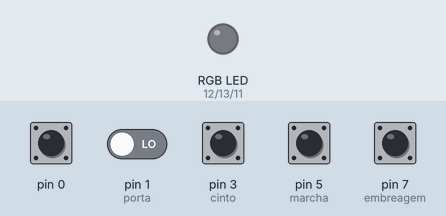
This sketch was run on a simulated Arduino Uno, built with avr-gcc and run on an emulated ATmega328P. On the bench: an RGB LED mixed from three pins (HIGH = lit). The test bench sets the inputs (shaded band); at power-on: pin 3 (cinto), pin 5 (marcha), pin 7 (embreagem) HIGH, pin 0, pin 1 (porta) LOW. Dim RGB values are drawn brighter than linear.

Above: at 1.2 s.
1.3 s: pin 0 pulsed HIGH 2 times (0.12 s each, 0.3 s apart)
At 1.7 s:
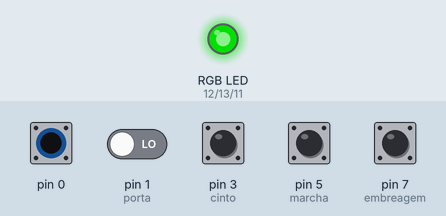
Timing chart, 0 to 4.3 s (numbered marks = the images above; inputs shaded):
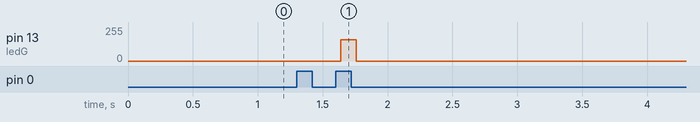

Measured:
- after the input at 1.3 s, pin 13 (ledG): 0/255 → 160/255 after 0.34 s, → 0/255 0.12 s later

The sketch:

car-board-computer.ino
```cpp
// (licence header left out)
int ledG = 13;
int ledR = 12;
int ledB = 11;
int porta = 1;
int cinto = 3;
int marcha = 5;
int embreagem = 7;

void setup() {

  pinMode(ledG, OUTPUT);
  pinMode(ledR, OUTPUT);
  pinMode(ledB, OUTPUT);
  pinMode(porta, INPUT);
  pinMode(cinto, INPUT);
  pinMode(marcha, INPUT);
  pinMode(embreagem, INPUT);
}
void loop() {
   porta = digitalRead(porta);
   cinto = digitalRead(cinto);
   marcha = digitalRead(marcha);
   embreagem = digitalRead(embreagem);

if (porta == true && cinto == false && marcha == false && embreagem == false){
	digitalWrite(ledG, HIGH);
	digitalWrite(ledB, LOW);
	digitalWrite(ledR, LOW);
	}
else{
    digitalWrite(ledR, LOW);
	digitalWrite(ledB, LOW);
    digitalWrite(ledG, LOW);
	}
}
```
